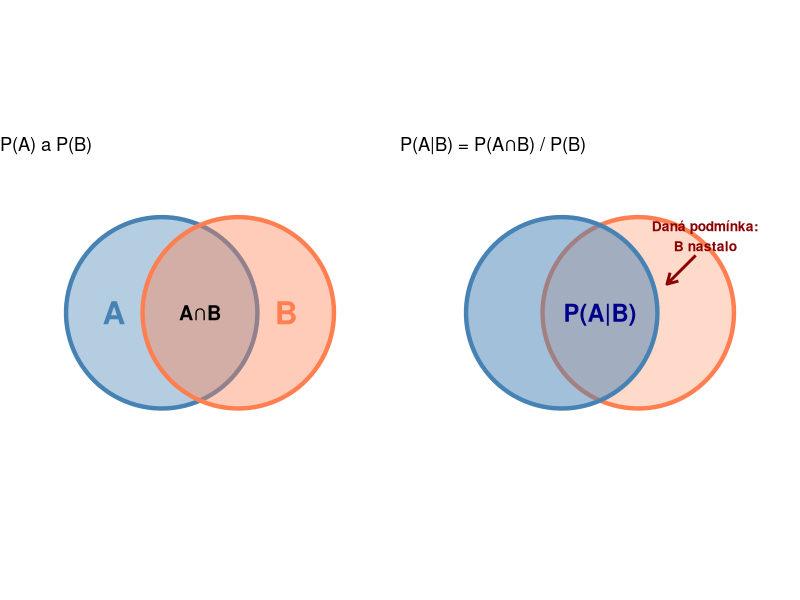
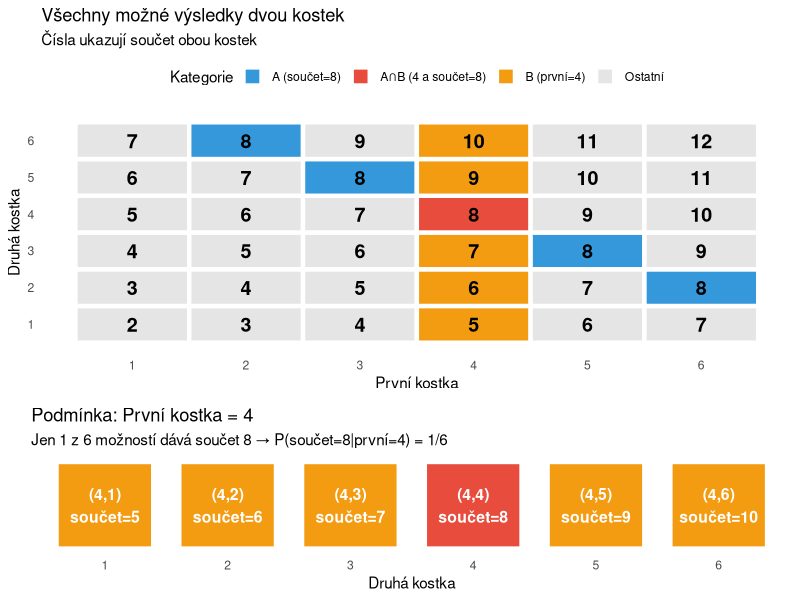

Generate these figures, in order, with R:
## ---- chunk 1
#| label: fig-conditional-venn
#| fig-cap: "Vennův diagram podmíněné pravděpodobnosti"
#| warning: false

library(ggplot2)
library(gridExtra)

# Funkce pro kreslení kruhu
circle <- function(x, y, r, n = 100) {
  theta <- seq(0, 2 * pi, length.out = n)
  data.frame(
    x = x + r * cos(theta),
    y = y + r * sin(theta)
  )
}

# Vytvoření dat pro dva kruhy
circle_A <- circle(0, 0, 1)
circle_B <- circle(0.8, 0, 1)

# Graf 1: Základní Vennův diagram
p1 <- ggplot() +
  geom_polygon(data = circle_A, aes(x = x, y = y),
               fill = "steelblue", alpha = 0.4, color = "steelblue", size = 1.5) +
  geom_polygon(data = circle_B, aes(x = x, y = y),
               fill = "coral", alpha = 0.4, color = "coral", size = 1.5) +
  annotate("text", x = -0.5, y = 0, label = "A", size = 8, fontface = "bold", color = "steelblue") +
  annotate("text", x = 1.3, y = 0, label = "B", size = 8, fontface = "bold", color = "coral") +
  annotate("text", x = 0.4, y = 0, label = "A∩B", size = 5, fontface = "bold") +
  coord_fixed() +
  theme_void() +
  labs(title = "P(A) a P(B)") +
  xlim(-1.5, 2.3) +
  ylim(-1.5, 1.5)

# Graf 2: Podmíněná pravděpodobnost P(A|B)
# Zvýrazníme průnik vzhledem k B
p2 <- ggplot() +
  # Nejdřív celé B
  geom_polygon(data = circle_B, aes(x = x, y = y),
               fill = "coral", alpha = 0.3, color = "coral", size = 1.5) +
  # Pak průnik tmavěji
  geom_polygon(data = circle_A, aes(x = x, y = y),
               fill = "steelblue", alpha = 0.5, color = "steelblue", size = 1.5) +
  annotate("text", x = 0.4, y = 0, label = "P(A|B)", size = 6,
           fontface = "bold", color = "darkblue") +
  annotate("text", x = 1.5, y = 0.8, label = "Daná podmínka:\nB nastalo",
           size = 3.5, fontface = "bold", color = "darkred") +
  annotate("segment", x = 1.4, xend = 1.1, y = 0.6, yend = 0.3,
           arrow = arrow(length = unit(0.3, "cm")), color = "darkred", size = 1) +
  coord_fixed() +
  theme_void() +
  labs(title = "P(A|B) = P(A∩B) / P(B)") +
  xlim(-1.5, 2.3) +
  ylim(-1.5, 1.5)

gridExtra::grid.arrange(p1, p2, ncol = 2)
## ---- chunk 2
#| label: fig-dice-conditional
#| fig-cap: "Podmíněná pravděpodobnost u kostek"
#| warning: false
#| fig-height: 8

library(ggplot2)
library(gridExtra)

# Graf 1: Všechny možné součty dvou kostek
data_all <- expand.grid(
  kostka1 = 1:6,
  kostka2 = 1:6
)
data_all$soucet <- data_all$kostka1 + data_all$kostka2
data_all$je_podminka <- data_all$kostka1 == 4
data_all$je_cil <- data_all$soucet == 8
data_all$kategorie <- ifelse(data_all$kostka1 == 4 & data_all$soucet == 8, "A∩B (4 a součet=8)",
                       ifelse(data_all$kostka1 == 4, "B (první=4)",
                       ifelse(data_all$soucet == 8, "A (součet=8)", "Ostatní")))

p1 <- ggplot(data_all, aes(x = kostka1, y = kostka2, fill = kategorie)) +
  geom_tile(color = "white", size = 1.5) +
  geom_text(aes(label = soucet), size = 5, fontface = "bold") +
  scale_fill_manual(values = c(
    "A∩B (4 a součet=8)" = "#E74C3C",
    "B (první=4)" = "#F39C12",
    "A (součet=8)" = "#3498DB",
    "Ostatní" = "gray90"
  )) +
  labs(
    title = "Všechny možné výsledky dvou kostek",
    subtitle = "Čísla ukazují součet obou kostek",
    x = "První kostka",
    y = "Druhá kostka",
    fill = "Kategorie"
  ) +
  scale_x_continuous(breaks = 1:6) +
  scale_y_continuous(breaks = 1:6) +
  theme_minimal() +
  theme(
    legend.position = "top",
    panel.grid = element_blank()
  )

# Graf 2: Vizualizace podmíněné pravděpodobnosti
data_cond <- data_all[data_all$kostka1 == 4, ]
data_cond$zvyrazneni <- data_cond$soucet == 8

p2 <- ggplot(data_cond, aes(x = factor(kostka2), y = 1, fill = zvyrazneni)) +
  geom_tile(color = "white", size = 2, width = 0.8, height = 0.8) +
  geom_text(aes(label = paste0("(4,", kostka2, ")\nsoučet=", soucet)),
            size = 4, fontface = "bold", color = "white") +
  scale_fill_manual(values = c("FALSE" = "#F39C12", "TRUE" = "#E74C3C")) +
  labs(
    title = "Podmínka: První kostka = 4",
    subtitle = "Jen 1 z 6 možností dává součet 8 → P(součet=8|první=4) = 1/6",
    x = "Druhá kostka",
    y = ""
  ) +
  theme_minimal() +
  theme(
    legend.position = "none",
    axis.text.y = element_blank(),
    axis.ticks.y = element_blank(),
    panel.grid = element_blank()
  )

gridExtra::grid.arrange(p1, p2, ncol = 1, heights = c(2, 1))
